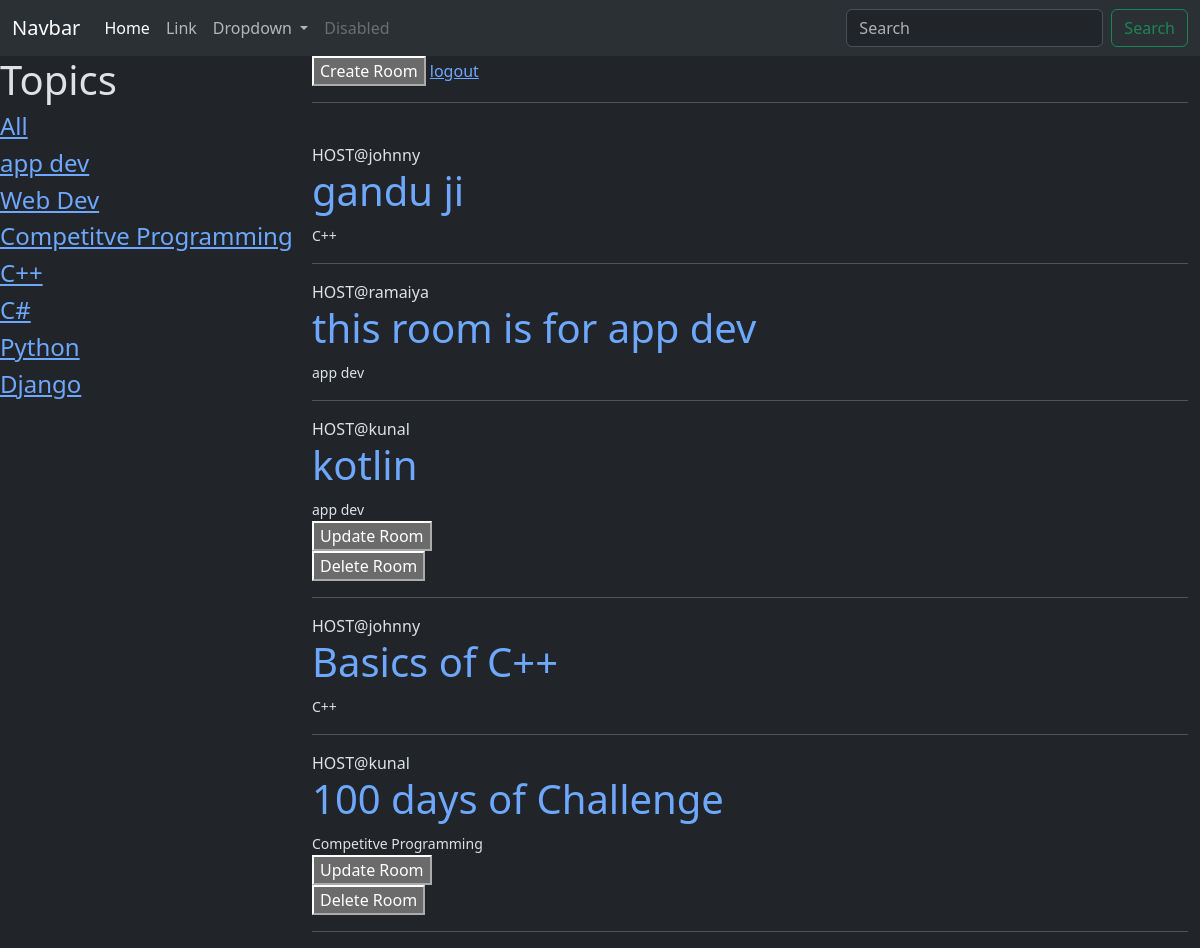
The app's page / (signed in) with its own data.
### base/models.py (models this page shows, shortened)
class Topic(models.Model):
    name=models.CharField(max_length=100)
    def __str__(self):
        return self.name

class Room(models.Model):
    topic=models.ForeignKey(Topic,on_delete=models.SET_NULL,null=True)
    name=models.CharField(max_length=100)
    host=models.ForeignKey(User,on_delete=models.SET_NULL,null=True)
    description=models.CharField(max_length=200)
    participant=models.ManyToManyField(User,related_name='participant',blank=True)
    updated=models.DateTimeField(auto_now=True)
    created=models.DateTimeField(auto_now_add=True)
    class Meta:
        ordering=['-updated','-created']

### base/views.py (the view)
# urls.py: path('',views.home,name="home"),
def home(request):
    q=request.GET.get('q') if request.GET.get('q')!=None else ""
    topics=Topic.objects.all()
    rooms=Room.objects.filter(Q(topic__name__icontains=q)|Q(name__icontains=q)|Q(host__username__icontains=q))
    return render(request,'base/index.html',{'rooms':rooms,'topics':topics})

### base/templates/base/index.html (shortened to what this page needs)
{% extends "layout.html" %}
{% block content %}
<div class="home">
<div >
    <h1>Topics</h1> <h4><a href="{% url "home" %}">All</a></h4>
    {% for topic in topics %}
    <h4><a href="{% url "home" %}?q={{topic.name}}">{{topic.name}}</a></h4>
    {% endfor %}
</div>
<div class="container">
<a href="{% url "create-room" %}"><button> Create Room</button></a>
{% if request.user.is_authenticated %}
<a href="{% url "logout" %}">logout</a>
{% else %}
<a href="{% url "login" %}">login</a>
{% endif %}
<hr>
<br>
{% for room in rooms %}
    <span>HOST@{{room.host.username}}</span>
    <br>
    <h1><a href="{% url 'room' room.id %}" style="text-decoration:none;">{{room.name}}</a></h1>
    <small>{{room.topic}}</small>
    <br>
    {% if request.user == room.host %}
    <a href="{% url "update-room" room.id%}"><button>Update Room</button></a>
    <br>
    <a href="{% url "delete-room" room.id%}"><button>Delete Room</button></a>
    {% endif %}
    <hr>
{% endfor %}
</div>
</div>
{% endblock content %}

### base/templates/base/index.html (style rules this page uses)
.home { display:grid; grid-template-columns: 1fr 3fr; }

### records on screen
Topic: name "app dev"
Topic: name "Web Dev"
Topic: name "Competitve Programming"
Topic: name "C++"
Topic: name "C#"
Topic: name "Python"
Topic: name "Django"
Room: host.username "johnny", name "gandu ji", topic "C++"
Room: host.username "ramaiya", name "this room is for app dev", topic "app dev"
Room: host.username "kunal", name "kotlin", topic "app dev", shows "Update Room"
Room: host.username "johnny", name "Basics of C++", topic "C++"
Room: host.username "kunal", name "100 days of Challenge", topic "Competitve Programming", shows "Update Room"
